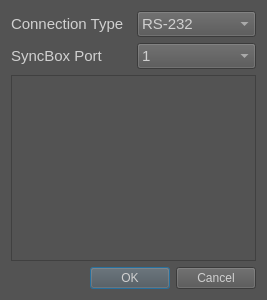
<?xml version="1.0" encoding="UTF-8"?>
<ui version="4.0">
 <class>SyncBoxConnectionSetupDialog</class>
 <widget class="QDialog" name="SyncBoxConnectionSetupDialog">
  <property name="geometry">
   <rect>
    <x>0</x>
    <y>0</y>
    <width>267</width>
    <height>300</height>
   </rect>
  </property>
  <property name="windowTitle">
   <string>Dialog</string>
  </property>
  <property name="styleSheet">
   <string notr="true">color: rgb(208, 208, 208);
background-color: rgb(83, 83, 83);</string>
  </property>
  <layout class="QVBoxLayout" name="verticalLayout" stretch="1,1,8,0">
   <item>
    <layout class="QHBoxLayout" name="horizontalLayout_2">
     <item>
      <widget class="QLabel" name="typeLbl">
       <property name="maximumSize">
        <size>
         <width>16777215</width>
         <height>50</height>
        </size>
       </property>
       <property name="font">
        <font>
         <pointsize>11</pointsize>
        </font>
       </property>
       <property name="text">
        <string>Connection Type</string>
       </property>
      </widget>
     </item>
     <item>
      <widget class="QComboBox" name="connectionTypeComboBox">
       <property name="minimumSize">
        <size>
         <width>100</width>
         <height>0</height>
        </size>
       </property>
       <property name="font">
        <font>
         <pointsize>11</pointsize>
        </font>
       </property>
       <item>
        <property name="text">
         <string>RS-232</string>
        </property>
       </item>
       <item>
        <property name="text">
         <string>RS-485</string>
        </property>
       </item>
       <item>
        <property name="text">
         <string>CAN</string>
        </property>
       </item>
       <item>
        <property name="text">
         <string>ModBus</string>
        </property>
       </item>
       <item>
        <property name="text">
         <string>GPIO</string>
        </property>
       </item>
      </widget>
     </item>
    </layout>
   </item>
   <item>
    <layout class="QHBoxLayout" name="horizontalLayout">
     <item>
      <widget class="QLabel" name="portLbl">
       <property name="maximumSize">
        <size>
         <width>16777215</width>
         <height>50</height>
        </size>
       </property>
       <property name="font">
        <font>
         <pointsize>11</pointsize>
        </font>
       </property>
       <property name="text">
        <string>SyncBox Port</string>
       </property>
      </widget>
     </item>
     <item>
      <widget class="QComboBox" name="syncBoxPortComboBox">
       <property name="font">
        <font>
         <pointsize>11</pointsize>
        </font>
       </property>
       <item>
        <property name="text">
         <string>1</string>
        </property>
       </item>
       <item>
        <property name="text">
         <string>2</string>
        </property>
       </item>
      </widget>
     </item>
    </layout>
   </item>
   <item>
    <widget class="QFrame" name="frame">
     <property name="font">
      <font>
       <pointsize>11</pointsize>
      </font>
     </property>
     <property name="frameShape">
      <enum>QFrame::StyledPanel</enum>
     </property>
     <property name="frameShadow">
      <enum>QFrame::Raised</enum>
     </property>
    </widget>
   </item>
   <item>
    <widget class="QDialogButtonBox" name="buttonBox">
     <property name="orientation">
      <enum>Qt::Horizontal</enum>
     </property>
     <property name="standardButtons">
      <set>QDialogButtonBox::Cancel|QDialogButtonBox::Ok</set>
     </property>
    </widget>
   </item>
  </layout>
 </widget>
 <resources/>
 <connections>
  <connection>
   <sender>buttonBox</sender>
   <signal>accepted()</signal>
   <receiver>SyncBoxConnectionSetupDialog</receiver>
   <slot>accept()</slot>
   <hints>
    <hint type="sourcelabel">
     <x>248</x>
     <y>254</y>
    </hint>
    <hint type="destinationlabel">
     <x>157</x>
     <y>274</y>
    </hint>
   </hints>
  </connection>
  <connection>
   <sender>buttonBox</sender>
   <signal>rejected()</signal>
   <receiver>SyncBoxConnectionSetupDialog</receiver>
   <slot>reject()</slot>
   <hints>
    <hint type="sourcelabel">
     <x>316</x>
     <y>260</y>
    </hint>
    <hint type="destinationlabel">
     <x>286</x>
     <y>274</y>
    </hint>
   </hints>
  </connection>
 </connections>
</ui>
